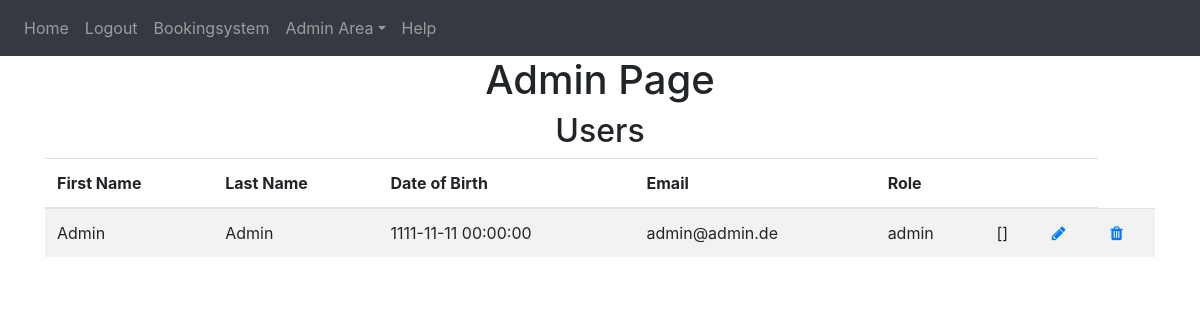
Page /admin-area/user (signed in) on the committed database.
### website/models.py (models this page shows)
class User(db.Model, UserMixin):
    id = db.Column(db.Integer, primary_key=True)
    email = db.Column(db.String(150), unique=True)
    password = db.Column(db.String(150))
    first_name = db.Column(db.String(150))
    last_name = db.Column(db.String(150))
    birth_date = db.Column(db.DateTime)
    role = db.Column(db.String(10))
    seats = db.relationship('Seat')

### website/admin.py (the view)
@admins.route('/user', methods=['GET', 'POST'])
@login_required
def admin_user():
    if current_user.role == 'admin':
        users = User.query.all()
        return render_template('admin_user.html', user=current_user, users=users)
    else:
        flash('You need do be an Admin to access!!', category='error')
        return redirect(url_for('views.home'))

### website/__init__.py (called while the page is built)
def create_app():
    from .views import views
    from .auth import auth
    from .admin import admins
    from .models import User, Seat
    app = Flask(__name__)
    app.config['SECRET_KEY'] = 'hjshjhdjah kjshkjdhjs'
    app.config['SQLALCHEMY_DATABASE_URI'] = f'sqlite:///{DB_NAME}'
    app.config['FLASK_ADMIN_SWATCH'] = 'cerulean'
    app.register_blueprint(views, url_prefix='/')
    app.register_blueprint(auth, url_prefix='/')
    app.register_blueprint(admins, url_prefix='/admin-area')
    db.init_app(app)
    create_database(app)
    login_manager = LoginManager()
    login_manager.login_view = 'auth.login'
    login_manager.init_app(app)
    @login_manager.user_loader
    def load_user(id):
        return User.query.get(int(id))
    return app

### website/templates/admin_user.html
{% extends "base.html" %} {% block title %}Admin{% endblock %}
{% block content%}
<h1 align="center">Admin Page</h1>
<h2 align="center">Users</h2>
<table class="table table-striped" id="users">
    <thead>
        <tr>
        <th scope="col">First Name</th>
        <th scope="col">Last Name</th>
        <th scope="col">Date of Birth</th>
        <th scope="col">Email</th>
        <th scope="col">Role</th>
        <th scope="col"></th>
        <th scope="col"></th>
        </tr>
    </thead>
    <tbody>
        {% for user in users %}
        <tr>
        <td>{{user.first_name}}</td>
        <td>{{user.last_name}} </td>
        <td>{{user.birth_date}}</td>
        <td>{{user.email}}</td>
        <td>{{user.role}}</td>
        <td>{{user.seats}}</td>
        <td><a class="icon" href="{{url_for('admins.update_user', id=user.id)}}" >
            <span class="fa fa-pencil glyphicon glyphicon-pencil"></span></a></td>
        <td><a class="icon" href="{{url_for('admins.delete_user', id=user.id)}}">
            <span class="fa fa-trash glyphicon glyphicon-trash"></span>
        </a></td>
        </tr>
        {% endfor %}
    </tbody>
{% endblock %}

### rows in the picture
User: first_name "Admin", last_name "Admin", birth_date "1111-11-11 00:00:00", email "admin@admin.de", role "admin", seats "[]"
